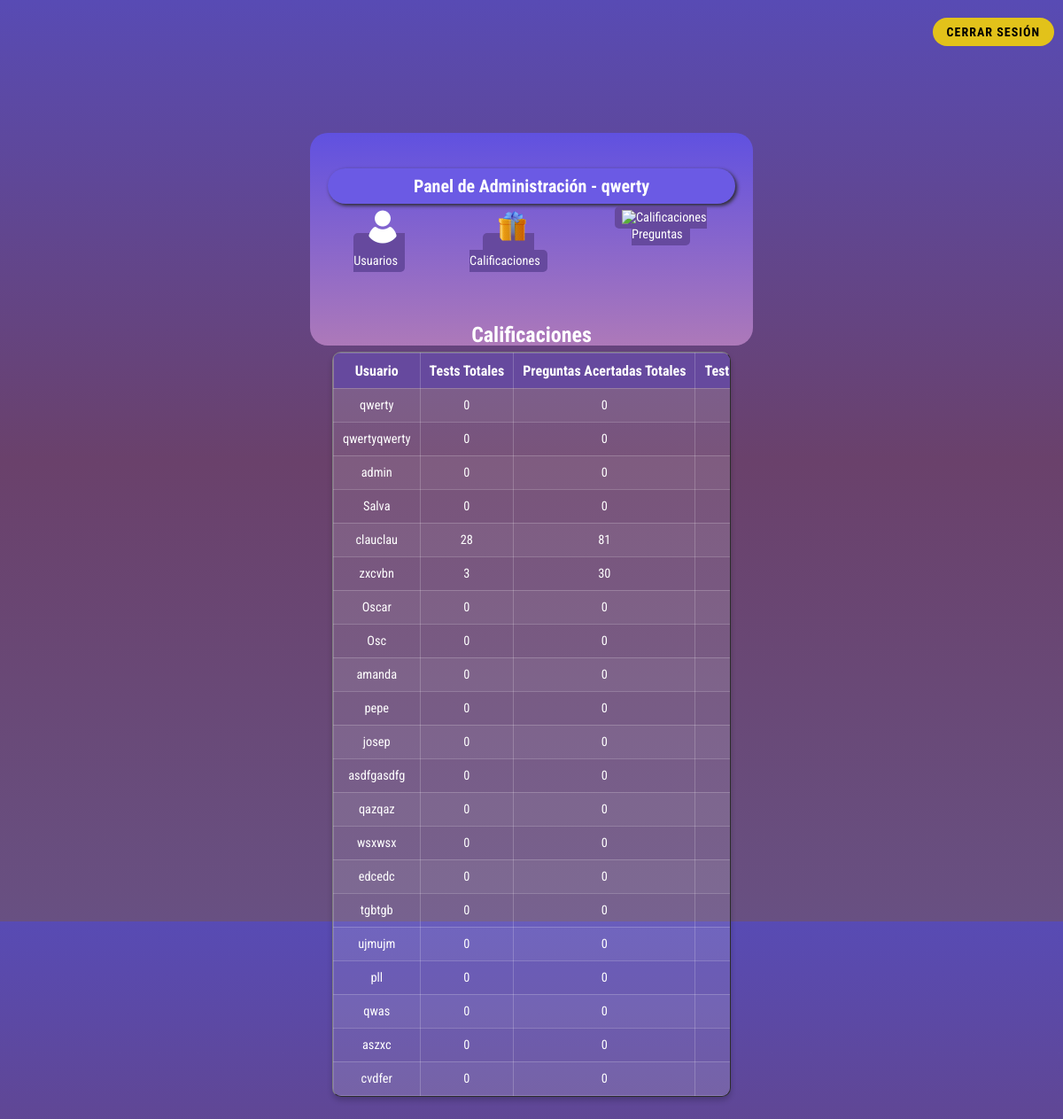
The app's page /admin.php?section=calificaciones (signed in), older data.
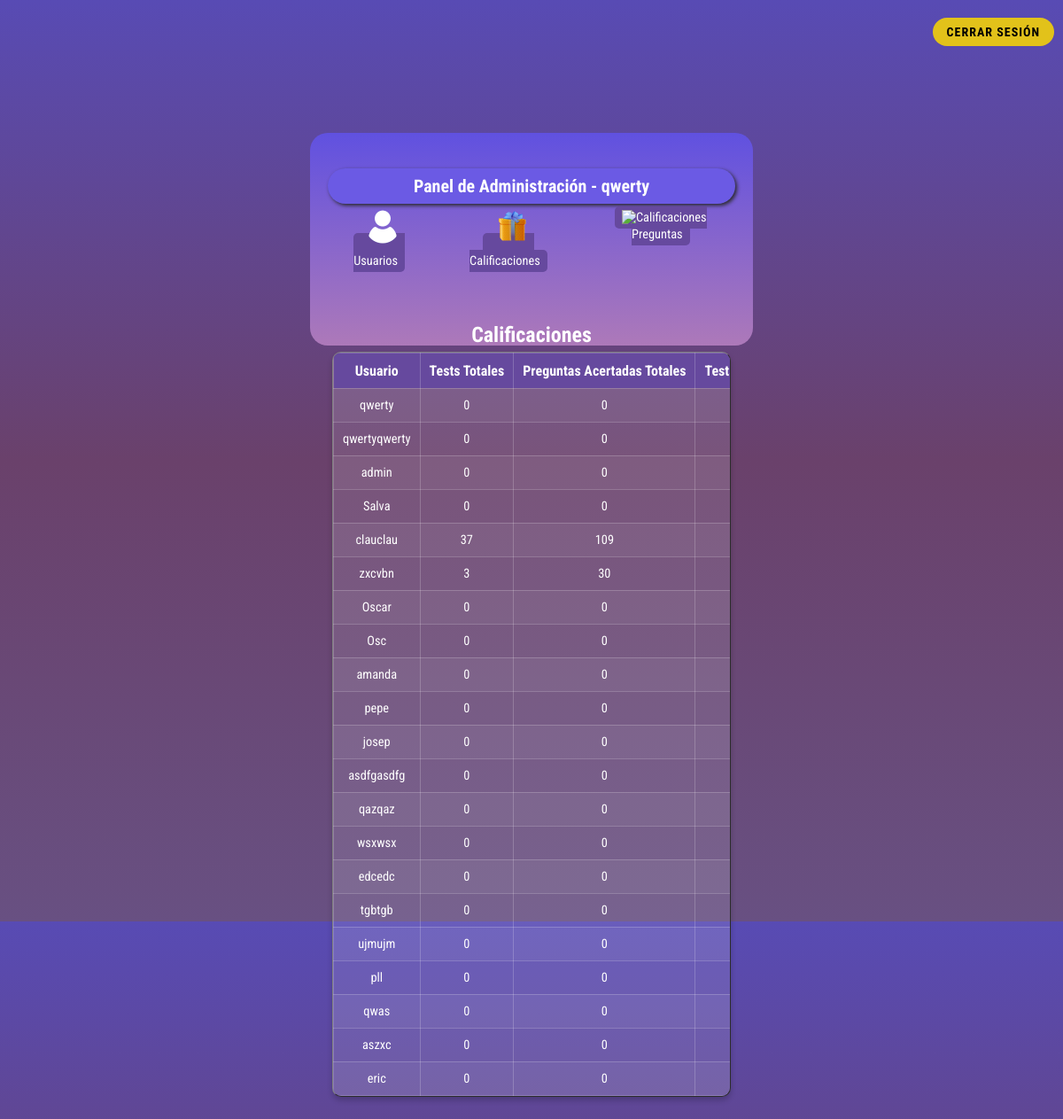
The same page, newer data.
### tables this page shows
CREATE TABLE `calificaciones` (
  `calificacion_id` int(11) NOT NULL,
  `usuario_id` int(11) DEFAULT NULL,
  `tests_totales` int(11) DEFAULT 0,
  `preguntas_acertadas_totales` int(11) DEFAULT 0,
  `tests_tipo_general` int(11) DEFAULT 0,
  `preguntas_acertadas_tipo_general` int(11) DEFAULT 0,
  `tests_tipo_musica` int(11) DEFAULT 0,
  `preguntas_acertadas_tipo_musica` int(11) DEFAULT 0,
  `tests_tipo_deportes` int(11) DEFAULT 0,
  `preguntas_acertadas_tipo_deportes` int(11) DEFAULT 0,
  `tests_tipo_programacion` int(11) DEFAULT 0,
  `preguntas_acertadas_tipo_programacion` int(11) DEFAULT 0,
  `tests_tipo_juegos` int(11) DEFAULT 0,
  `preguntas_acertadas_tipo_juegos` int(11) DEFAULT 0,
  `tests_tipo_peliculas` int(11) DEFAULT 0,
  `preguntas_acertadas_tipo_peliculas` int(11) DEFAULT 0
);

CREATE TABLE `usuarios` (
  `usuario_id` int(10) NOT NULL,
  `usuario_nombre` varchar(40) NOT NULL,
  `usuario_apellido` varchar(40) NOT NULL,
  `usuario_usuario` varchar(20) NOT NULL,
  `usuario_clave` varchar(200) NOT NULL,
  `usuario_email` varchar(70) NOT NULL,
  `usuario_admin` tinyint(1) NOT NULL
);

### inc/database.php (called while the page is built, shortened)
<?php
function obtener_resultados($resultado) {
    return mysqli_fetch_assoc($resultado);
}
function obtenerCalificacionesConUsuario($con){
    $query = "
        SELECT calificaciones.*, usuarios.usuario_usuario
        FROM calificaciones
        INNER JOIN usuarios ON calificaciones.usuario_id = usuarios.usuario_id
    ";
    $calificaciones = mysqli_query($con, $query);
    return $calificaciones;
}
?>

### inc/adminFunctions.php (the view, shortened to what this page needs)
<?php
require_once 'database.php';
function mostrarCalificaciones($conexion){
    $calificaciones = obtenerCalificacionesConUsuario($conexion);
    echo "<h2>Calificaciones</h2>";
    echo "<table class='tabla_calificaciones' border='1'>
    <tr>
        <th>Usuario</th>
        <th>Tests Totales</th>
        <th>Preguntas Acertadas Totales</th>
        <th>Tests Tipo General</th>
        <th>Preguntas Acertadas Tipo General</th>
        <th>Tests Tipo Música</th>
        <th>Preguntas Acertadas Tipo Música</th>
        <th>Tests Tipo Deportes</th>
        <th>Preguntas Acertadas Tipo Deportes</th>
        <th>Tests Tipo Programación</th>
        <th>Preguntas Acertadas Tipo Programación</th>
        <th>Tests Tipo Juegos</th>
        <th>Preguntas Acertadas Tipo Juegos</th>
        <th>Tests Tipo Películas</th>
        <th>Preguntas Acertadas Tipo Películas</th>
    </tr>";
    while ($row = obtener_resultados($calificaciones)) {
        echo "<tr>";
        echo "<td>" . $row['usuario_usuario'] . "</td>";
        echo "<td>" . $row['tests_totales'] . "</td>";
        echo "<td>" . $row['preguntas_acertadas_totales'] . "</td>";
        echo "<td>" . $row['tests_tipo_general'] . "</td>";
        echo "</tr>";
    }
    echo "</table>";
}
?>

Row changes from the older to the newer data that the page shows:
removed calificaciones: usuario.usuario_usuario "cvdfer", tests_totales "0", preguntas_acertadas_totales "0"
changed calificaciones "clauclau": tests_totales "28" → "37"; preguntas_acertadas_totales "81" → "109"
added calificaciones: usuario.usuario_usuario "eric", tests_totales "0", preguntas_acertadas_totales "0"
